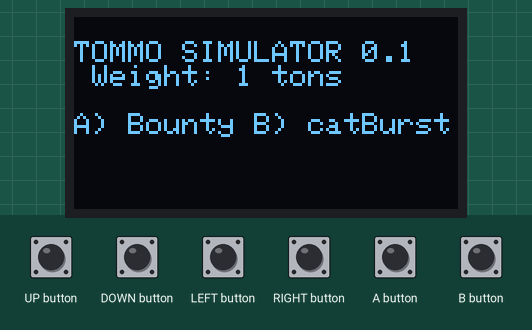
Simulated run of this sketch. Board: Arduboy, built with avr-gcc and run on an emulated ATmega32U4. Shown: 128×64 one-colour display. The test bench sets the inputs (shaded band).

Above: at 1.2 s.
1.3 s: A button pressed for 0.15 s
At 1.7 s:
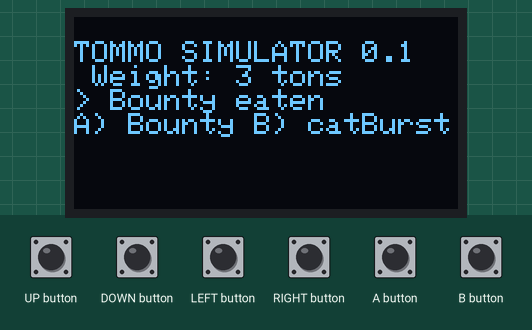
2.9 s: B button pressed for 0.15 s
At 4.0 s:
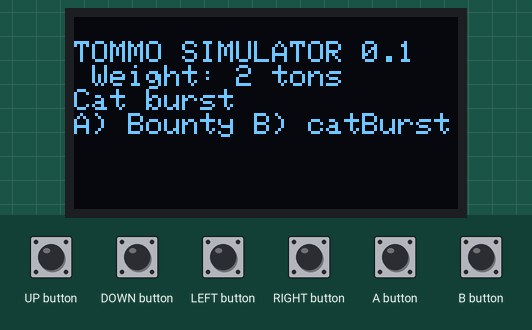
4.5 s: A button pressed for 1 s
At 5.5 s:
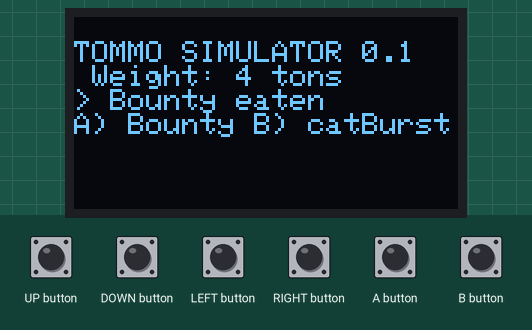
7.0 s: B button pressed for 1 s
At 7.03 s:
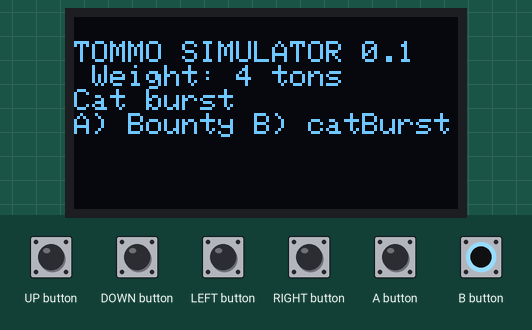
Timing chart, 0 to 10.0 s (numbered marks = the images above; inputs shaded):
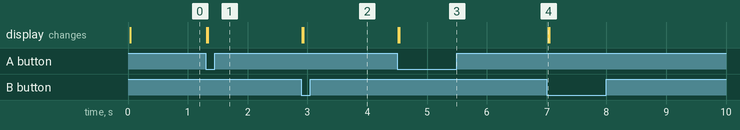

The sketch:

tommo-simulator.ino
```cpp
#include <Arduboy2.h>

Arduboy2 arduboy;

int weight_in_tons = 1;
bool dead = false;
uint8_t y = 8;
String lastAction = "";

void setup() {
  arduboy.begin();
}

void loop() {
  if (!arduboy.nextFrame()) {
    return;
  }

  arduboy.clear();
  arduboy.setCursor(0,y);

  arduboy.println(F("TOMMO SIMULATOR 0.1"));
  String wt =" Weight: " + String(weight_in_tons);
  String wt2 = wt + " tons";
  arduboy.println(wt2);

  if (dead) {
    arduboy.println(F(" Tommo dedd m9!"));
  } else {arduboy.pollButtons();
    if (arduboy.justPressed(A_BUTTON)) {
      lastAction = "> Bounty eaten";
      weight_in_tons += 2;
    } else if (arduboy.justPressed(B_BUTTON)) {
      lastAction = "Cat burst";
      weight_in_tons--;
    }
    arduboy.println(lastAction);

    arduboy.println(F("A) Bounty B) catBurst"));
  }

  if (weight_in_tons > 10) {
    dead = true;
  }

  arduboy.display();
}
```

Measured:
- after the input at 1.3 s, the display: first changes at once (image 1 shows a later state)
- after the input at 2.9 s, the display: first changes at once (image 2 shows a later state)
- after the input at 4.5 s, the display: first changes at once (image 3 shows a later state)
- after the input at 7.0 s, the display: changes at once (image 4)
